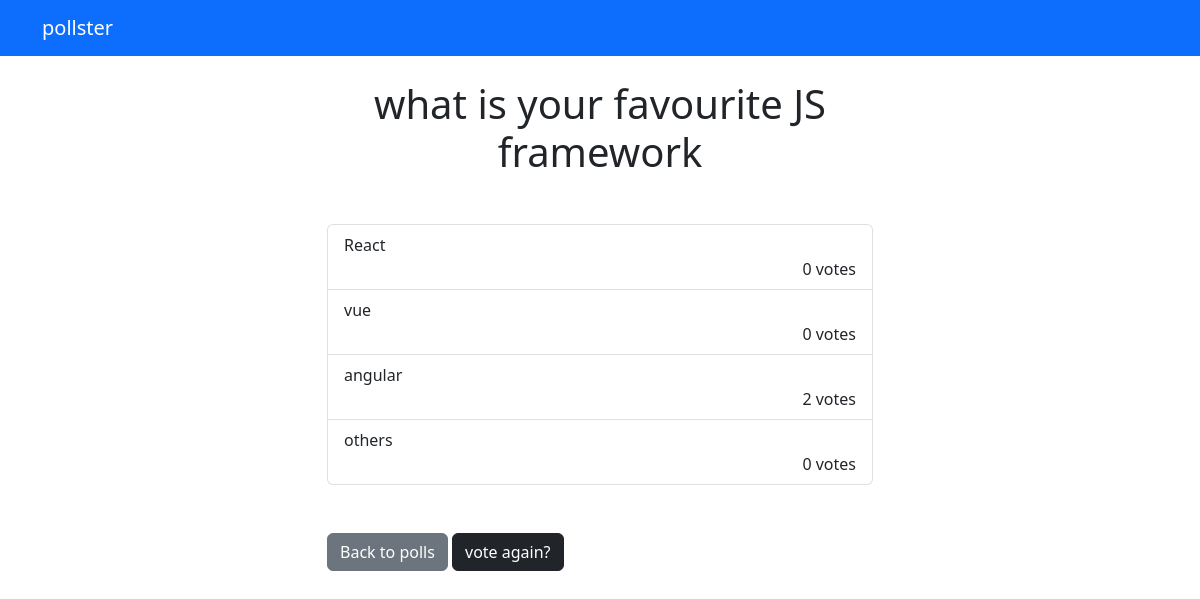
The page /polls/4/results/ on the database its author committed.
### polls/models.py (models this page shows, shortened)
class Question(models.Model) :
    question_text = models.CharField(max_length=200)
    pub_date = models.DateTimeField("date published")

class Choice(models.Model) :
    question = models.ForeignKey(Question, on_delete=models.CASCADE)
    choice_text = models.CharField(max_length=200)
    votes = models.IntegerField(default=0)

### polls/views.py (the view)
# urls.py: path('<int:question_id>/results/',views.results, name='results'),
def results(request,question_id):
    question = get_object_or_404(Question, pk=question_id)
    return render(request, 'polls/results.html',{'question':question})

### templates/polls/results.html
{% extends 'base.html' %}
{% block content %}
<h1 class="mb-5 text-center">{{question.question_text}}</h1>
<ul class="list-group mb-5">
    {% for choice in question.choice_set.all %}
    <li class="list-group-item">
        {{choice.choice_text}} <span class="d-flex justify-content-end">{{choice.votes}} vote{{choice.votes | pluralize}}</span>
    </li>
    {% endfor %}
</ul>
<a class="btn btn-secondary" href="{% url 'polls:index' %}">Back to polls</a>
<a class="btn btn-dark" href="{% url 'polls:detail' question.id %}">vote again?</a>
{% endblock %}

### templates/base.html (shortened to what this page needs)
<!DOCTYPE html>
<html lang="en">
  <head>
    <link
      href="https://cdn.jsdelivr.net/npm/bootstrap@5.2.0-beta1/dist/css/bootstrap.min.css"
      rel="stylesheet"
    />
  </head>
  <body>
    {% include 'partials/_navbar.html' %}
    <div class="container">
      <div class="row">
        <div class="col-md-6 m-auto">{%block content%}{%endblock%}</div>
      </div>
    </div>
  </body>
</html>

### templates/partials/_navbar.html
<nav class="navbar navbar-dark bg-primary mb-4">
    <div class="container">
        <a class="navbar-brand" href="/">pollster</a>
    </div>
</nav>

### rows shown on the page
Question: question_text "what is your favourite JS framework"
Choice: choice_text "React", votes "0", votes|pluralize "s"
Choice: choice_text "vue", votes "0", votes|pluralize "s"
Choice: choice_text "angular", votes "2", votes|pluralize "s"
Choice: choice_text "others", votes "0", votes|pluralize "s"
